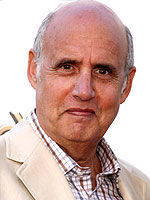
#> input picture src/sample.jpg, 150 x 200 px
$ jupyter execute --allow-errors ECSE415_Project.ipynb   (older library calls are emulated)
#> lines starting #> are read from the running program, lines starting #| are printed output that depends on the picture; after the words box and inside, x2 and y2 are one past the last pixel; in counts of white or black regions, pixels touching at a corner belong together
# ECSE 415 Final Project

## 1. Age Classification

### Sobel filter

[cell 1]
import cv2
import numpy as np

class SB:
    def __init__(self):
        #self.img = img
        self.sobelX = None
        self.sobelY = None
        self.sb = None

    # use kernel to filter the input image
    def kernel_filter (self, kernel):
        height, width = self.img.shape
        kernel_height, kernel_width = kernel.shape

        img_pad = np.zeros(((height+2), (width+2)), np.float32)
        img_pad[1:height+1, 1:width+1] = self.img

        window = np.zeros((kernel_height, kernel_width), np.float32)
        value = np.zeros((kernel_height, kernel_width), np.float32)
        img_filter = np.zeros((height, width))

        for row in range(1, height):
            for col in range(1, width):
                window = img_pad[(row - 1): (row + 2), (col - 1): (col + 2)]
                value = window*kernel
                img_filter[row-1, col-1] = int(value.sum())

        return img_filter

    def filter(self):
        filterX = np.array([[1, 0, -1], [2, 0, -2], [1, 0, -1]])
        filterY = np.array([[1, 2, 1], [0, 0, 0], [-1, -2, -1]])
        filterG = np.array([(1, 2, 1), (2, 4, 2), (1, 2, 1)], np.float32)/16
        sharpen_kernel = np.array([[-1,-1,-1], [-1,9,-1], [-1,-1,-1]])

        self.sobelX = self.kernel_filter(filterX)
        self.sobelY = self.kernel_filter(filterY)


        sb = cv2.magnitude(self.sobelX, self.sobelY)
        self.sb = cv2.GaussianBlur(sb, (5,5), 0)
        #self.sb = cv2.filter2D(sb, -1, sharpen_kernel)
        #(self.sobelX**2 + self.sobelY**2)**0.5
        #self.sb = cv2.GaussianBlur(sb, (5,5), 0)

    def threshold(self, th):
        img_thr = np.copy(self.sb)
        img_thr[img_thr >= th] = 0
        img_thr[img_thr != 0] = 255

        self.sb = img_thr

    def sobel(self, img, th=130):
        self.img = img
        self.filter()
        self.threshold(th)
        return self.sb

[cell 2]
import numpy as np
import cv2
import matplotlib.pyplot as plt
import os
from openpyxl import load_workbook

# read data from directory and excel sheet
def getData():
    #import all images in the data set
    wb = load_workbook('../labels.xlsx')
    ws = wb.active

    images=[]
    labels = []
    count = 2
    path='../Faces'
    for root,dirs,files in os.walk(path):
        for image in files:
            if image.endswith((".jpg")):
                img = cv2.imread(root + "/" + image, 0)
                img = cv2.resize(img,(150,200))
                images.append(img)
                labels.append(ws.cell(row=count, column = 3).value)
                count += 1
    print('Number of images: ', len(images))
    print('Number of labels: ', len(labels))
    return np.array(images), np.array(labels)

[cell 3]
sb = SB()
sobel_img = []

#> (the rest of this cell did not finish here and is left out)

---
## Stage 1. Location

[cell 4]
import cv2
import numpy as np
import matplotlib.pyplot as plt

def eye_region(img):
    img = sb.sobel(img)
    height, width = img.shape
    h1, h2, w1, w2 = int(height/3), int(3*height/5), int(width/4), int(3*width/4)
    hist = np.zeros((h2-h1),dtype = np.uint8)

    for i in range(h1, h2):
        hist[i-h1] = (img[i,w1:w2] == 0).sum()
    center_line = hist.argmax()

    search_region = 255 - img[h1:h2, w1:w2]
    left,right = np.zeros(4), np.zeros(4)
    left_min, right_min = 99, 99
    i_left, i_right = 0, 0

    output = cv2.connectedComponentsWithStats(np.uint8(search_region), 8, cv2.CV_32S)
    stats = output[2]
    for i in range(1, stats.shape[0]):
        x_pos = stats[i,0] + int(stats[i,2]/2)
        y_pos = stats[i,1] + int(stats[i,3]/2)
        if stats[i,4] >= 30:
            #component is left eye
            if x_pos < ((w2-w1)/2):
                if abs(y_pos - center_line) < left_min:
                    left_min = abs(y_pos - center_line)
                    i_left = i
            #component is right eye
            if x_pos > ((w2-w1)/2):
                if abs(y_pos - center_line) < right_min:
                    right_min = abs(y_pos - center_line)
                    i_right = i
    left = stats[i_left, 0:4]
    left[0] += w1
    left[1] += h1
    right = stats[i_right, 0:4]
    right[0] += w1
    right[1] += h1

    return center_line+h1, left, right

def eye_detect(img_gray):
    sob = sb.sobel(img_gray)
    #img_gray = cv2.cvtColor(img, cv2.COLOR_BGR2GRAY)
    height, width = img_gray.shape
    h1, h2, w1, w2 = int(height/3), int(3*height/5), int(width/4), int(3*width/4)
    hist = np.zeros((h2-h1),dtype = np.uint8)

    for i in range(h1, h2):
        hist[i-h1] = (sob[i,w1:w2] == 0).sum()
    center_line = hist.argmax()

    search_region = img_gray[h1:h2, w1:w2]
    eye_cascade = cv2.CascadeClassifier('haarcascade_eye.xml')
    eyes = eye_cascade.detectMultiScale(search_region)
    if len(eyes) < 2:
        center_line, left, right = eye_region(img_gray)
        center_line -= h1
    else:
        for i in range(0,len(eyes)):
            eyes[i][0] += w1
            eyes[i][1] += h1

        if eyes[0][0] < eyes[1][0]:
            left = eyes[0]
            right = eyes[1]
        else:
            left = eyes[1]
            right = eyes[0]

    return center_line+h1, left, right

def nose_mouth_loc(img_gray, l_eye, r_eye):
    height, width = img.shape
    Deyes = r_eye[0] + r_eye[2] - l_eye[0]
    y1 = l_eye[1] + l_eye[3]
    y2 = y1 + int(3*Deyes/4)
    x1 = l_eye[0] + int(l_eye[2]/2)
    x2 = x1 + Deyes - int(l_eye[2]/2) - int(r_eye[2]/2)
    hist = np.zeros((y2-y1),dtype = np.uint8)
    sob = sb.sobel(img_gray)

    if (y2 > 199) :
        y2 = 199
    for i in range(y1, y2):
        hist[i-y1] = (sob[i,x1:x2] == 0).sum()
    print(hist)
    print(hist.shape)
    kernel = np.ones(5)/5
    hist = np.convolve(hist, kernel, mode="same")
    print(hist)
    print(hist.shape)
    kernel2 = np.array([-1,-1,0,1,1])
    first_d = np.convolve(hist, kernel2, mode="same")
    print (first_d)
    print(first_d.shape)
    index = np.zeros(1)
    max = np.zeros(1)
    for i in range(0,first_d.shape[0]-1):
        if first_d[i] >= 0 and first_d[i+1] < 0:
            index = np.append(index,i)
            max = np.append(max,first_d[i] - first_d[i+1])
        elif first_d[i] < 0 and first_d[i+1] >= 0:
            index = np.append(index,i)
            max = np.append(max,first_d[i+1] - first_d[i])
    print(index)
    print(max)
    i = max.argmax()
    mouth = index[i]
    max[i] = 0
    i = max.argmax()
    nose = index[i]
    print (mouth,nose)

    if mouth < nose:
        temp = mouth
        mouth = nose
        nose = temp
    #print (mouth,nose)
    search_region = 255 - sob[y1:y2, x1:x2]
    min = 99
    output = cv2.connectedComponentsWithStats(np.uint8(search_region), 8, cv2.CV_32S)
    stats = output[2]
    print(stats)
    ind = 0
    for i in range(1, stats.shape[0]):
        y_pos = stats[i,1] + int(stats[i,3]/2)
        if stats[i,4] >= 50:
            if abs(y_pos - mouth) < min:
                min = abs(y_pos - mouth)
                ind = i
    mouth_region = stats[ind, 0:4]
    mouth_region[0] += x1
    mouth_region[1] += y1

    mouth += (y1)
    nose += (y1)

    return int(mouth), int(nose), mouth_region

img2 = cv2.imread("sample.jpg",0)
#> img2: shape (200, 150); min 0, max 255, mean 185.8
img2 = cv2.resize(img2, (150,200),)
histo = eye_region(img2)
#> in kernel_filter, `img_pad[1:height+1, 1:width+1] = self.img`:
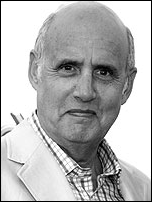
#> img_pad: shape (202, 152) float32; min 0, max 255, mean 181.6
#> after the loop in kernel_filter, `for row in range(1, height):`:
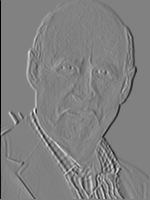
#> img_filter: shape (200, 150) float64; min -1020, max 990, mean -6.8; drawn with min black and max white
#> after the loop in kernel_filter (call 2), `for row in range(1, height):`:
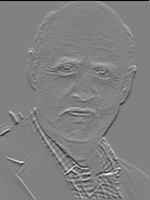
#> img_filter: shape (200, 150) float64; min -1020, max 994, mean -2.9; drawn with min black and max white
#> in filter, `sb = cv2.magnitude(self.sobelX, self.sobelY)`:
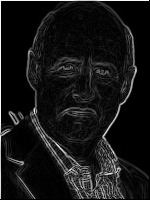
#> sb: shape (200, 150) float64; min 0, max 1046.8, mean 90.4; drawn with min black and max white
#> in filter, `self.sb = cv2.GaussianBlur(sb, (5,5), 0)`:
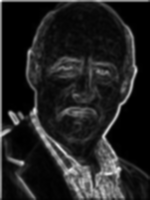
#> self.sb: shape (200, 150) float64; min 0, max 646.7, mean 87.2; drawn with min black and max white
#> in threshold, `img_thr[img_thr >= th] = 0`:
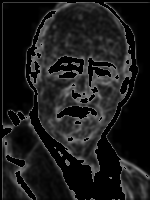
#> img_thr: shape (200, 150) float64; min 0, max 130, mean 28.2
#> in threshold, `img_thr[img_thr != 0] = 255`:
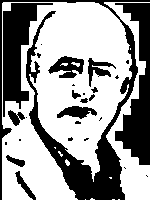
#> img_thr: shape (200, 150) float64; 60.5% white; 28 black regions (15 under 20 px), largest, box (x1, y1, x2, y2) and area: (0, 0, 150, 200) 5075, (115, 3, 150, 165) 2753, (3, 3, 53, 117) 2352
#> after the loop in eye_region, `for i in range(h1, h2):`: hist = 54 values, max 50 at index 3, min 1 at index 20, mean 17.11
#> in eye_region, `center_line = hist.argmax()`: center_line = 3
#> in eye_region, `search_region = 255 - img[h1:h2, w1:w2]`:
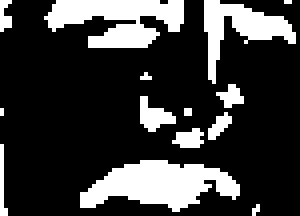
#> search_region: shape (54, 75) float64 (shown 4 times larger); 22.8% white; 14 white regions (6 under 20 px), largest, box (x1, y1, x2, y2) and area: (20, 40, 60, 53) 311, (11, 0, 46, 12) 265, (51, 0, 74, 21) 177
#> in eye_region, `stats = output[2]`: stats = 15 rows, first 6: [0, 0, 75, 54, 3126], [0, 0, 3, 8, 17], [11, 0, 35, 12, 265], [51, 0, 23, 21, 177], [71, 0, 2, 1, 2], [35, 18, 3, 2, 4]
#> the loop in eye_region, `for i in range(1, stats.shape[0]):` made 14 passes
#> (x_pos, y_pos, left_min) on pass 2: (28, 6, 3)
#> (x_pos, y_pos, right_min) on pass 3: (62, 10, 7)
#> after the loop in eye_region, `for i in range(1, stats.shape[0]):`: i_left = 2; i_right = 3; right_min = 7
#> in eye_region, `left = stats[i_left, 0:4]`: left = [11, 0, 35, 12]
#> in eye_region, `right = stats[i_right, 0:4]`: right = [51, 0, 23, 21]
#> histo = (69, [48, 66, 35, 12], [88, 66, 23, 21])
#img2 = img.copy()
cv2.rectangle(img2,
              (histo[1][0], histo[1][1]),                 # upper left corner
              (histo[1][0]+histo[1][2], histo[1][1]+histo[1][3]),        # lower right corner
              (0, 0, 255),                  # red
              2)
cv2.rectangle(img2,
              (histo[2][0], histo[2][1]),                 # upper left corner
              (histo[2][0]+histo[2][2], histo[2][1]+histo[2][3]),        # lower right corner
              (0, 0, 255),                  # red
              2)
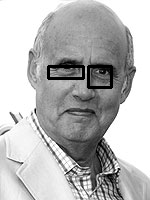
#> img2: shape (200, 150); min 0, max 255, mean 183.8

img4 = cv2.imread("sample.jpg",0)
img4 = cv2.resize(img4, (150,200),)
c,left,right = eye_detect(img4)
#> in eye_detect, `center_line = hist.argmax()`: center_line = 3
#> in eye_detect, `search_region = img_gray[h1:h2, w1:w2]`:
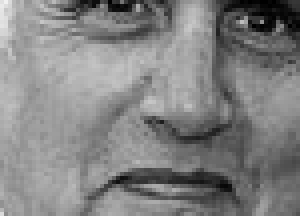
#> search_region: shape (54, 75) (shown 4 times larger); min 0, max 241, mean 130
#> in eye_detect, `eyes = eye_cascade.detectMultiScale(search_region)`: eyes = ()
#> the loop in eye_region (call 2), `for i in range(1, stats.shape[0]):` made 14 passes
#> in eye_detect, `center_line, left, right = eye_region(img_gray)`: center_line = 69; left = [48, 66, 35, 12]; right = [88, 66, 23, 21]
#> in eye_detect, `center_line -= h1`: center_line = 3
#> c = 69; left = [48, 66, 35, 12]; right = [88, 66, 23, 21]

#> (the rest of this cell did not finish here and is left out)
